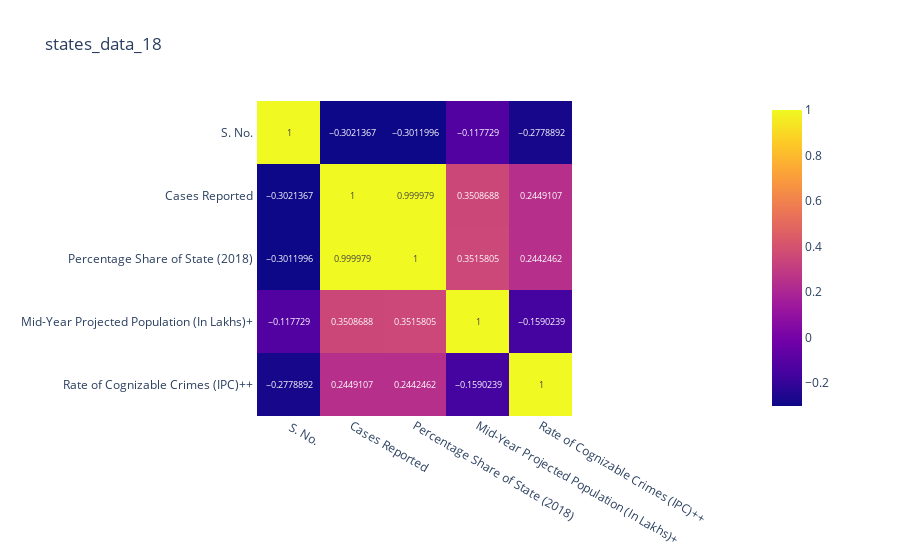

This figure's notebook cell:
### Code cell
# import dash 
# import dash_core_components as dcc
# import dash_html_components as html
# from dash.dependencies import Input, Output
x = 18
px.imshow(eval(f"states_data_{x}").corr(), text_auto = True, title = f"states_data_{x}")

### Figure 1 — Plotly figure (JSON) as saved in the notebook; plotly's stock layout.template omitted (floating-point values rounded to 4 significant figures)
{"data": [{"coloraxis": "coloraxis", "hovertemplate": "x: %{x}<br>y: %{y}<br>color: %{z}<extra></extra>", "name": "0", "texttemplate": "%{z}", "type": "heatmap", "x": [" S. No. ", "Cases Reported ", "Percentage Share of State (2018) ", "Mid-Year Projected Population (In Lakhs)+ ", "Rate of Cognizable Crimes (IPC)++ "], "xaxis": "x", "y": [" S. No. ", "Cases Reported ", "Percentage Share of State (2018) ", "Mid-Year Projected Population (In Lakhs)+ ", "Rate of Cognizable Crimes (IPC)++ "], "yaxis": "y", "z": [[1, -0.3021, -0.3012, -0.1177, -0.2779], [-0.3021, 1, 1.0, 0.3509, 0.2449], [-0.3012, 1.0, 1, 0.3516, 0.2442], [-0.1177, 0.3509, 0.3516, 1, -0.159], [-0.2779, 0.2449, 0.2442, -0.159, 1]]}], "layout": {"coloraxis": {"colorscale": [[0, "#0d0887"], [0.1111, "#46039f"], [0.2222, "#7201a8"], [0.3333, "#9c179e"], [0.4444, "#bd3786"], [0.5556, "#d8576b"], [0.6667, "#ed7953"], [0.7778, "#fb9f3a"], [0.8889, "#fdca26"], [1, "#f0f921"]]}, "title": {"text": "states_data_18"}, "xaxis": {"anchor": "y", "constrain": "domain", "domain": [0, 1], "scaleanchor": "y"}, "yaxis": {"anchor": "x", "autorange": "reversed", "constrain": "domain", "domain": [0, 1]}}}
